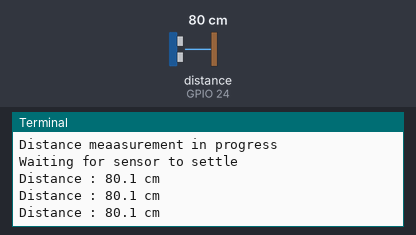
A program run on a simulated Raspberry Pi (BCM pin numbers). Parts: the last lines printed to the terminal. The test bench sets the inputs (shaded band); at power-on: distance to the obstacle (sensor on GPIO 24) 80 cm. The echo pulse lasts 58.3 µs per cm; the clock reads 2024-03-15 10:24:30 at power-on unless the program sets it.

Above: at 3.2 s.
3.3 s: distance to the obstacle (sensor on GPIO 24) set to 2 cm
At 3.88 s:
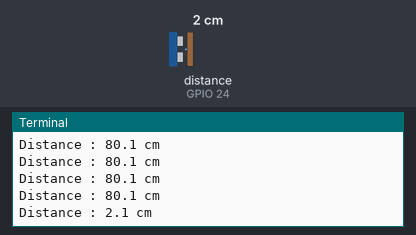
4.8 s: distance to the obstacle (sensor on GPIO 24) set to 4 cm
At 5.08 s:
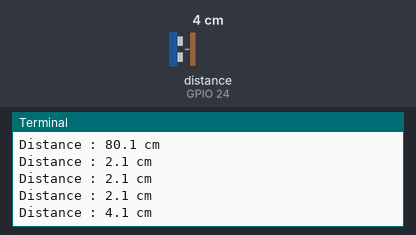
Timing chart, 0 to 7.8 s (numbered marks = the images above; inputs shaded):
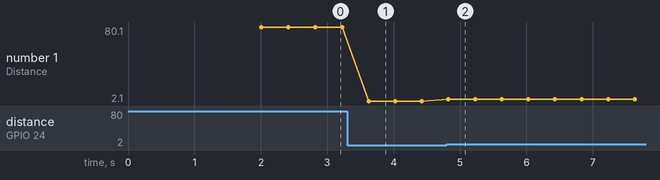

The program:

HC_SR04.py
```python
import RPi.GPIO as GPIO
import time

GPIO.setmode(GPIO.BCM)
GPIO.setwarnings(False)

#TRIGGER핀과 ECHO핀 설정
TRIG = 23
ECHO = 24
print("Distance meaasurement in progress")

#TRIG와 ECHO를 각각 출력, 입력핀으로 설정.
#TRIG가 초음파 뱉는 거, ECHO가 돌아오는 초음파 인식
GPIO.setup(TRIG,GPIO.OUT)
GPIO.setup(ECHO,GPIO.IN)

#초기에 trig 신호 0으로 출력
GPIO.output(TRIG,False)
print("Waiting for sensor to settle")
time.sleep(2)

try:
   while True:
       #펄스신호를 만들기 위해 trig핀에 1출력
       #펄스신호==1 이라는 것은 trig 출력이라는 것임
       GPIO.output(TRIG,True)
       time.sleep(0.00001)
       GPIO.output(TRIG,False)

       while GPIO.input(ECHO) ==0:
           start = time.time()
       while GPIO.input(ECHO) == 1:
           stop = time.time()

        #echo에서 펄스 신호 받은 거 시간 차 계산
       check_time = stop - start
       #초음파 거리 계산
       distance=check_time * 34300 / 2
       print("Distance : %.1f cm"% distance)
       #0.4초 간격으로 센서 측정
       time.sleep(0.4)

except KeyboardInterrupt:
    print("Measurement stopped by User")
    GPIO.cleanup()
```

Measured:
- after the input at 3.3 s, the terminal: prints a new line after 0.32 s (image 1)
- after the input at 4.8 s, the terminal: prints a new line at once (image 2)
- plotted number 1: 80.1 → 2.1 after the input at 3.3 s, 2.1 → 4.1 after the input at 4.8 s
